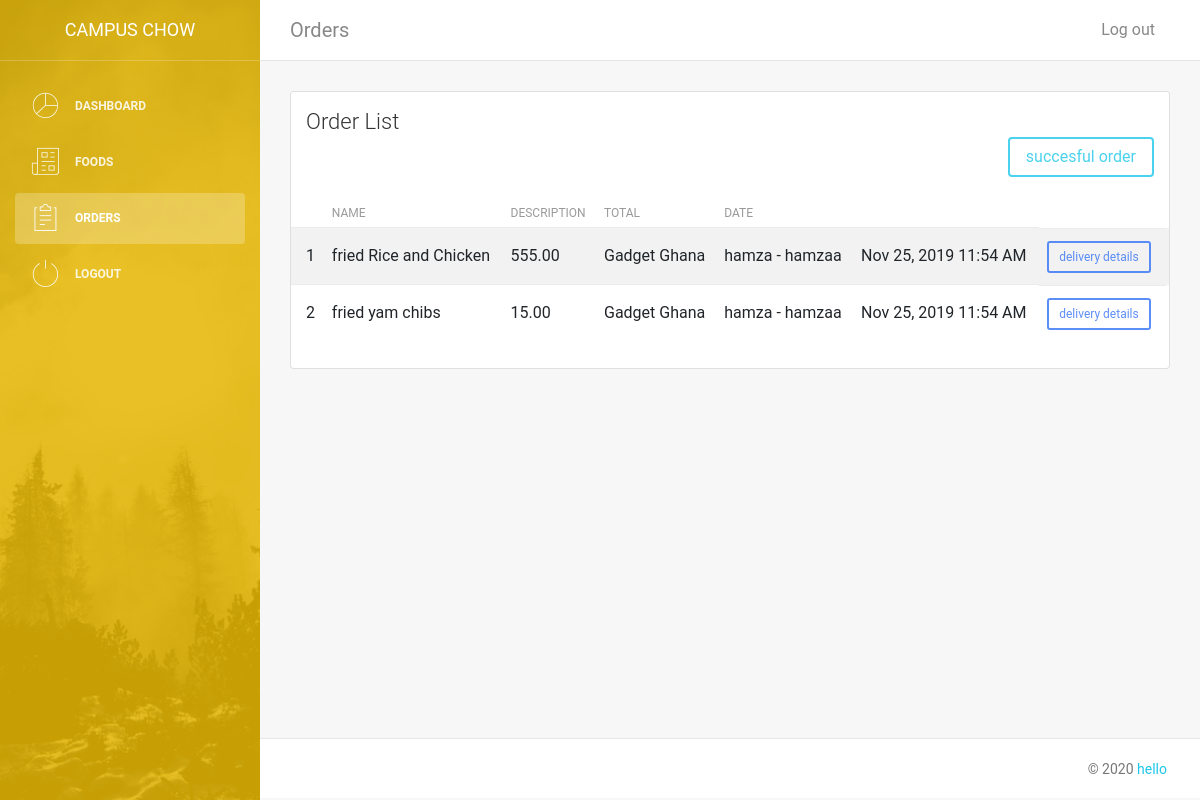
The app's page /managers/orders.php (signed in) with its own data.
### tables this page shows
CREATE TABLE `rest_admins` (
  `id` int(11) NOT NULL,
  `full_name` varchar(400) DEFAULT NULL,
  `email` varchar(400) DEFAULT NULL,
  `phone_number` varchar(400) DEFAULT NULL,
  `restaurant_name` varchar(400) DEFAULT NULL,
  `restaurant_address` varchar(400) DEFAULT NULL,
  `password` varchar(400) NOT NULL,
  `permission` tinyint(4) NOT NULL DEFAULT '0',
  `image` text NOT NULL
);

CREATE TABLE `rest_foods` (
  `id` int(11) NOT NULL,
  `name` varchar(250) DEFAULT NULL,
  `pictures` text,
  `restaurant_id` int(11) DEFAULT NULL,
  `restaurant_name` varchar(400) DEFAULT NULL,
  `price` decimal(10,2) NOT NULL
);

CREATE TABLE `transactions` (
  `id` int(11) NOT NULL,
  `cart_id` int(11) NOT NULL,
  `full_name` varchar(200) NOT NULL,
  `email` varchar(250) NOT NULL,
  `phone` int(10) NOT NULL,
  `hostel` varchar(250) NOT NULL,
  `description` text NOT NULL,
  `grand_total` decimal(10,2) NOT NULL,
  `txn_date` timestamp NOT NULL DEFAULT CURRENT_TIMESTAMP ON UPDATE CURRENT_TIMESTAMP,
  `delivered_date` timestamp NOT NULL DEFAULT '0000-00-00 00:00:00',
  `status` tinyint(4) NOT NULL DEFAULT '0'
);

### db.php (called while the page is built, shortened)
<?php
	$con = mysqli_connect('localhost','root','','campus_chow') or die(mysqli_error($conn));
	if(isset($_SESSION['id'])){
		$id = $_SESSION['id'];
		$query= $con->query("SELECT * FROM rest_admins WHERE id = '$id'");
		$user_data = mysqli_fetch_assoc($query);
		$user_id = $user_data['id'];
		$user_permission = $user_data['permission'];
	}
	function pretty_date($date){
		return date("M d, Y h:i A",strtotime($date));
	}
?>

### managers/orders.php (the view, shortened to what this page needs)
<?php
	require_once '../db.php';
include 'includes/head.php';
    include 'includes/sidebar.php';
    include 'includes/navbar.php';
    if($user_permission == 1){
  $sql = $con->query("SELECT t.id, t.cart_id, t.full_name,t.description, t.grand_total, t.txn_date, c.items, c.paid, c.delivered
    FROM transactions t
    LEFT JOIN cart c ON t.cart_id = c.id
    WHERE c.paid = 1 AND t.status = 0
    ORDER BY t.txn_date");
?>
  <div class="content">
    <div class="container-fluid">
      <div class="row">
        <div class="col-md-12">
          <div class="card strpied-tabled-with-hover">
            <div class="card-header ">
              <h4 class="card-title">Order List</h4>
              <p class="card-category pull-right"><a href="success_orders.php" class="btn btn-info">succesful order</a></p>
            </div>
            <div class="card-body table-full-width table-responsive">
              <table class="table table-hover table-striped">
                <thead>
                  <th></th>
                  <th>Name</th>
                  <th>Description</th>
                  <th>Total</th>
                  <th>Date</th>
                  <th></th>
                </thead>
                <tbody>
                  <?php
                  $no = 1;
                  while ($row = mysqli_fetch_assoc($sql)) {
                    ?>
                    <tr>
                      <td><?=$no;?></td>
                      <td><?=$row['full_name'];?></td>
                      <td><?=$row['description'];?></td>
                      <td>GH&cent<?=$row['grand_total'];?></td>
                      <td><?=pretty_date($row['txn_date']);?></td>
                      <td><a href="orders_main.php?txn_id=<?=$row['cart_id'];?>" class="btn btn-sm btn-primary">details</a></td>
                    </tr>
                  <?php
                          $no++;
                          }
                  ?>
                </tbody>
              </table>
	 		      </div>
	 	      </div>
	      </div>
      </div>
    </div>
  </div>
<?php }else{
  $sql = $con->query("SELECT * FROM send WHERE rest_id = '$user_id' AND done = 0");
  ?>
    <div class="content">
    <div class="container-fluid">
      <div class="row">
        <div class="col-md-12">
          <div class="card strpied-tabled-with-hover">
            <div class="card-header ">
              <h4 class="card-title">Order List</h4>
              <p class="card-category pull-right"><a href="success_orders.php" class="btn btn-info">succesful order</a></p>
            </div>
            <div class="card-body table-full-width table-responsive">
              <table class="table table-hover table-striped">
                <thead>
                  <th></th>
                  <th>Name</th>
                  <th>Description</th>
                  <th>Total</th>
                  <th>Date</th>
                  <th></th>
                </thead>
                <tbody>
                  <?php
                  $no = 1;
                  while ($userROW = mysqli_fetch_assoc($sql)){
                    $cart_id = $userROW['cart_id'];
                    $txnsql = $con->query("SELECT * FROM transactions WHERE cart_id = '$cart_id'");
                    $txnrow = mysqli_fetch_assoc($txnsql);
                    $food_id = $userROW['product_id'];
                    $foodsql = $con->query("SELECT * FROM rest_foods WHERE id = '$food_id'");
                  while ($row = mysqli_fetch_assoc($foodsql)) {
                    ?>
                    <tr>
                      <td><?=$no;?></td>
                      <td><?=$row['name'];?></td>
                      <td><?=$row['price'];?></td>
                      <td><?=$txnrow['full_name'];?></td>
                      <td><?=$txnrow['hostel'];?></td>
                      <td><?=pretty_date($txnrow['txn_date']);?></td>
                      <td><a href="orders_main.php?txn_id=<?=$txnrow['id'];?>&complete=<?=$food_id;?>" class="btn btn-sm btn-primary">delivery details</a></td>
                    </tr>
                  <?php
                          }
                          $no++;
                        }
                  ?>
                </tbody>
              </table>
            </div>
          </div>
        </div>
      </div>
    </div>
  </div>
  <?php
}include 'includes/footer.php'; ?>

### records on screen
rest_foods: name "fried Rice and Chicken", price "555.00"
transactions: full_name "Gadget Ghana", hostel "hamza - hamzaa", txn_date "Nov 25, 2019 11:54 AM"
rest_foods: name "fried yam chibs", price "15.00"
